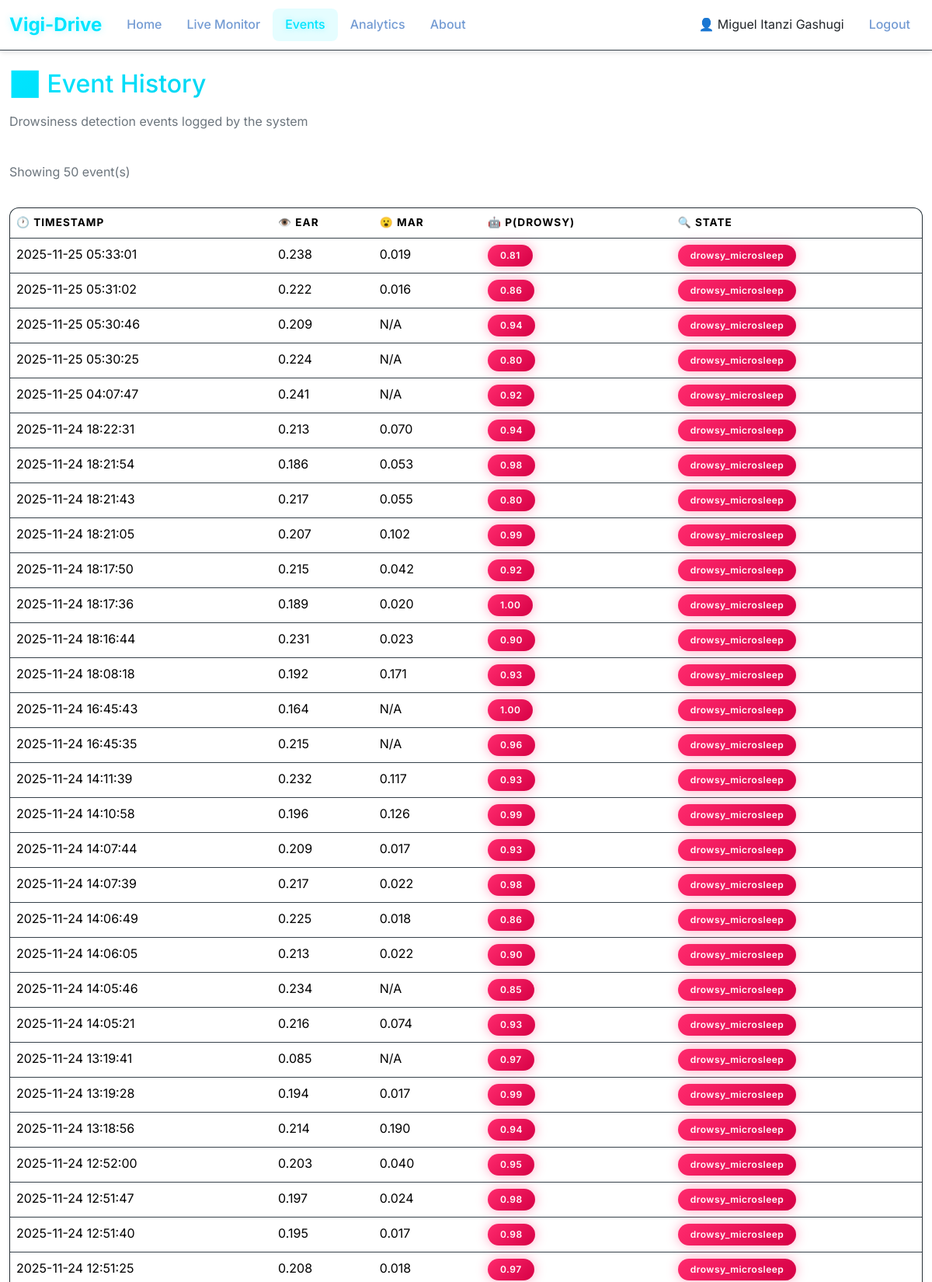
The page /events (signed in, upper part) on the database its author committed.
### src/app.py (models this page shows)
class User(db.Model, UserMixin):
    id = db.Column(db.Integer, primary_key=True)
    google_id = db.Column(db.String(255), unique=True, nullable=False)
    email = db.Column(db.String(255), unique=True, nullable=False)
    name = db.Column(db.String(255))
    avatar = db.Column(db.String(512))
    created_at = db.Column(db.DateTime, default=datetime.utcnow)
    last_login_at = db.Column(db.DateTime)

class DrowsinessEvent(db.Model):
    __tablename__ = 'drowsiness_event'
    id = db.Column(db.Integer, primary_key=True)
    user_id = db.Column(db.Integer, db.ForeignKey("user.id"), nullable=True, index=True)
    timestamp = db.Column(db.DateTime, default=datetime.utcnow, index=True)
    ear = db.Column(db.Float)
    mar = db.Column(db.Float)
    p_drowsy = db.Column(db.Float)
    state = db.Column(db.String(64))
    user = db.relationship("User", backref="events")

### src/app.py (the view)
@app.route("/events")
@login_required
def events():
    page = request.args.get('page', 1, type=int)
    per_page = 50
    events_paginated = (
        DrowsinessEvent.query.filter_by(user_id=current_user.id)
        .order_by(DrowsinessEvent.timestamp.desc())
        .paginate(page=page, per_page=per_page, error_out=False)
    )
    return render_template("events.html", events=events_paginated.items, pagination=events_paginated)

### src/app.py (called while the page is built)
@login_manager.user_loader
def load_user(user_id):
    try:
        return User.query.get(int(user_id))
    except (TypeError, ValueError):
        return None

### src/templates/events.html (shortened to what this page needs)
{% extends 'base.html' %}
{% block content %}
<div class="row mb-4">
  <div class="col-12">
    <h2 class="text-gradient mb-3">📊 Event History</h2>
    <p class="text-secondary">Drowsiness detection events logged by the system</p>
  </div>
</div>
{% if events %}
<div class="row mb-3">
  <div class="col-md-8">
    <p class="text-secondary">Showing {{ events|length }} event(s)</p>
  </div>
</div>
<div class="table-responsive">
  <table class="table table-hover">
    <thead>
      <tr>
        <th>🕐 Timestamp</th>
        <th>👁️ EAR</th>
        <th>😮 MAR</th>
        <th>🤖 p(drowsy)</th>
        <th>🔍 State</th>
      </tr>
    </thead>
    <tbody>
      {% for e in events %}
      <tr>
        <td>{{ e.timestamp.strftime('%Y-%m-%d %H:%M:%S') if e.timestamp else 'N/A' }}</td>
        <td>{{ "%.3f"|format(e.ear) if e.ear else 'N/A' }}</td>
        <td>{{ "%.3f"|format(e.mar) if e.mar else 'N/A' }}</td>
        <td>
          {% if e.p_drowsy %}
          <span
            class="badge {% if e.p_drowsy > 0.7 %}bg-danger{% elif e.p_drowsy > 0.4 %}bg-warning{% else %}bg-success{% endif %}">
            {{ "%.2f"|format(e.p_drowsy) }}
          </span>
          {% else %}
          N/A
          {% endif %}
        </td>
        <td>
          <span class="badge {% if 'drowsy' in e.state.lower() %}bg-danger{% else %}bg-secondary{% endif %}">
            {{ e.state }}
          </span>
        </td>
      </tr>
      {% endfor %}
    </tbody>
  </table>
</div>
{% else %}
<div class="alert alert-info">
  <h5>ℹ️ No events logged yet</h5>
  <p class="mb-0">Events will appear here when drowsiness is detected. Make sure the detector is running and monitoring.
  </p>
</div>
{% endif %}
{% endblock %}

### src/templates/base.html (shortened to what this page needs)
<!doctype html>
<html lang="en">
<head>
  <link href="https://cdn.jsdelivr.net/npm/bootstrap@5.3.3/dist/css/bootstrap.min.css" rel="stylesheet">
  <link rel="stylesheet" href="{{ url_for('static', filename='css/style.css') }}">
</head>
<body>
  <nav class="navbar navbar-expand-lg navbar-dark">
    <div class="container-fluid">
      <a class="navbar-brand" href="{{ url_for('index') }}"> Vigi-Drive</a>
      <div class="collapse navbar-collapse" id="navbarNav">
        <ul class="navbar-nav me-auto mb-2 mb-lg-0">
          <li class="nav-item"><a class="nav-link {% if request.endpoint == 'home' %}active{% endif %}"
              href="{{ url_for('home') }}">Home</a></li>
          <li class="nav-item"><a class="nav-link {% if request.endpoint == 'monitor' %}active{% endif %}"
              href="{{ url_for('monitor') }}">Live Monitor</a></li>
          <li class="nav-item"><a class="nav-link {% if request.endpoint == 'events' %}active{% endif %}"
              href="{{ url_for('events') }}">Events</a></li>
          <li class="nav-item"><a class="nav-link {% if request.endpoint == 'analytics' %}active{% endif %}"
              href="{{ url_for('analytics') }}">Analytics</a></li>
          <li class="nav-item"><a class="nav-link {% if request.endpoint == 'about' %}active{% endif %}"
              href="{{ url_for('about') }}">About</a></li>
        </ul>
        <ul class="navbar-nav ms-auto mb-2 mb-lg-0 align-items-center">
          {% if current_user.is_authenticated %}
          <li class="nav-item">
            <span class="navbar-text me-3 text-dark">👤 {{ current_user.name or current_user.email }}</span>
          </li>
          <li class="nav-item">
            <a class="nav-link" href="{{ url_for('logout') }}">Logout</a>
          </li>
          {% else %}
          <li class="nav-item">
            <a class="nav-link" href="{{ url_for('login') }}">Login </a>
          </li>
          {% endif %}
        </ul>
      </div>
    </div>
  </nav>
  <main class="container mt-4 mb-5">
    {% block content %}{% endblock %}
  </main>
</body>
</html>

### src/static/css/style.css (style rules this page uses)
:root { --primary-color: #00e5ff; --primary-dark: #00b8cc; --primary-light: #80f2ff; --secondary-color: #10b981; --danger-color: #ff2a6d; --warning-color: #ffcc00; --success-color: #00ff9d; --bg-color: #ffffff; --card-bg: #262f36; --card-border: #36414a; --text-main: #1c2329; --text-inverse: #ffffff; --text-secondary: #64748b; --text-secondary-inverse: #739bd3; --navbar-bg: #ffffff; --gradient-primary: linear-gradient(135deg, #00e5ff 0%, #00a8cc 100%); --gradient-success: linear-gradient(135deg, #00ff9d 0%, #00cc7a 100%); --gradient-danger: linear-gradient(135deg, #ff2a6d 0%, #d60045 100%); --gradient-warning: linear-gradient(135deg, #ffcc00 0%, #ff9900 100%); --shadow-sm: 0 1px 2px 0 rgba(0, 0, 0, 0.1); --shadow-md: 0 4px 6px -1px rgba(0, 0, 0, 0.1); --shadow-lg: 0 10px 15px -3px rgba(0, 0, 0, 0.2); --shadow-glow: 0 0 20px rgba(0, 229, 255, 0.4); }
* { margin: 0; padding: 0; box-sizing: border-box; }
body { font-family: 'Inter', -apple-system, BlinkMacSystemFont, 'Segoe UI', Roboto, sans-serif; background: var(--bg-color); color: var(--text-main); line-height: 1.6; min-height: 100vh; }
.navbar { background: var(--navbar-bg) !important; backdrop-filter: blur(10px); border-bottom: 1px solid var(--card-border); box-shadow: var(--shadow-md); }
.navbar-brand { font-weight: 700; font-size: 1.5rem; color: var(--primary-color) !important; text-shadow: 0 0 10px rgba(0, 229, 255, 0.3); transition: transform 0.3s ease; }
.nav-link { color: var(--text-secondary-inverse) !important; transition: all 0.3s ease; position: relative; padding: 0.5rem 1rem !important; border-radius: 8px; font-weight: 500; }
.nav-link:hover, .nav-link.active { color: var(--primary-color) !important; background: rgba(0, 229, 255, 0.1); text-shadow: 0 0 8px rgba(0, 229, 255, 0.4); }
.nav-link::after { content: ''; position: absolute; bottom: 0; left: 50%; transform: translateX(-50%); width: 0; height: 2px; background: var(--primary-color); transition: width 0.3s ease; box-shadow: 0 0 10px var(--primary-color); }
.container { max-width: 1200px; }
.badge { padding: 0.5rem 1rem; border-radius: 20px; font-weight: 600; letter-spacing: 0.5px; animation: pulse-badge 2s ease-in-out infinite; }
.badge.bg-danger { background: var(--gradient-danger) !important; box-shadow: 0 0 15px rgba(255, 42, 109, 0.4); color: white; }
.table { background: var(--card-bg); color: var(--text-inverse); border-radius: 12px; overflow: hidden; box-shadow: var(--shadow-sm); border: 1px solid var(--card-border); }
.table thead { background: rgba(0, 229, 255, 0.1); color: var(--primary-color); font-weight: 600; text-transform: uppercase; font-size: 0.85rem; letter-spacing: 1px; }
.table tbody tr { transition: all 0.3s ease; border-bottom: 1px solid var(--card-border); }
.text-gradient { background: var(--gradient-primary); -webkit-background-clip: text; background-clip: text; -webkit-text-fill-color: transparent; }

### rows shown on the page
User: name "Miguel Itanzi Gashugi"
DrowsinessEvent: timestamp "2025-11-25 05:33:01", ear "0.238", mar "0.019", p_drowsy "0.81", state "drowsy_microsleep"
DrowsinessEvent: timestamp "2025-11-25 05:31:02", ear "0.222", mar "0.016", p_drowsy "0.86", state "drowsy_microsleep"
DrowsinessEvent: timestamp "2025-11-25 05:30:46", ear "0.209", mar "N/A", p_drowsy "0.94", state "drowsy_microsleep"
DrowsinessEvent: timestamp "2025-11-25 05:30:25", ear "0.224", mar "N/A", p_drowsy "0.80", state "drowsy_microsleep"
DrowsinessEvent: timestamp "2025-11-25 04:07:47", ear "0.241", mar "N/A", p_drowsy "0.92", state "drowsy_microsleep"
DrowsinessEvent: timestamp "2025-11-24 18:22:31", ear "0.213", mar "0.070", p_drowsy "0.94", state "drowsy_microsleep"
DrowsinessEvent: timestamp "2025-11-24 18:21:54", ear "0.186", mar "0.053", p_drowsy "0.98", state "drowsy_microsleep"
DrowsinessEvent: timestamp "2025-11-24 18:21:43", ear "0.217", mar "0.055", p_drowsy "0.80", state "drowsy_microsleep"
DrowsinessEvent: timestamp "2025-11-24 18:21:05", ear "0.207", mar "0.102", p_drowsy "0.99", state "drowsy_microsleep"
DrowsinessEvent: timestamp "2025-11-24 18:17:50", ear "0.215", mar "0.042", p_drowsy "0.92", state "drowsy_microsleep"
DrowsinessEvent: timestamp "2025-11-24 18:17:36", ear "0.189", mar "0.020", p_drowsy "1.00", state "drowsy_microsleep"
DrowsinessEvent: timestamp "2025-11-24 18:16:44", ear "0.231", mar "0.023", p_drowsy "0.90", state "drowsy_microsleep"
DrowsinessEvent: timestamp "2025-11-24 18:08:18", ear "0.192", mar "0.171", p_drowsy "0.93", state "drowsy_microsleep"
DrowsinessEvent: timestamp "2025-11-24 16:45:43", ear "0.164", mar "N/A", p_drowsy "1.00", state "drowsy_microsleep"
DrowsinessEvent: timestamp "2025-11-24 16:45:35", ear "0.215", mar "N/A", p_drowsy "0.96", state "drowsy_microsleep"
DrowsinessEvent: timestamp "2025-11-24 14:11:39", ear "0.232", mar "0.117", p_drowsy "0.93", state "drowsy_microsleep"
DrowsinessEvent: timestamp "2025-11-24 14:10:58", ear "0.196", mar "0.126", p_drowsy "0.99", state "drowsy_microsleep"
DrowsinessEvent: timestamp "2025-11-24 14:07:44", ear "0.209", mar "0.017", p_drowsy "0.93", state "drowsy_microsleep"
DrowsinessEvent: timestamp "2025-11-24 14:07:39", ear "0.217", mar "0.022", p_drowsy "0.98", state "drowsy_microsleep"
DrowsinessEvent: timestamp "2025-11-24 14:06:49", ear "0.225", mar "0.018", p_drowsy "0.86", state "drowsy_microsleep"
DrowsinessEvent: timestamp "2025-11-24 14:06:05", ear "0.213", mar "0.022", p_drowsy "0.90", state "drowsy_microsleep"
DrowsinessEvent: timestamp "2025-11-24 14:05:46", ear "0.234", mar "N/A", p_drowsy "0.85", state "drowsy_microsleep"
DrowsinessEvent: timestamp "2025-11-24 14:05:21", ear "0.216", mar "0.074", p_drowsy "0.93", state "drowsy_microsleep"
DrowsinessEvent: timestamp "2025-11-24 13:19:41", ear "0.085", mar "N/A", p_drowsy "0.97", state "drowsy_microsleep"
DrowsinessEvent: timestamp "2025-11-24 13:19:28", ear "0.194", mar "0.017", p_drowsy "0.99", state "drowsy_microsleep"
DrowsinessEvent: timestamp "2025-11-24 13:18:56", ear "0.214", mar "0.190", p_drowsy "0.94", state "drowsy_microsleep"
DrowsinessEvent: timestamp "2025-11-24 12:52:00", ear "0.203", mar "0.040", p_drowsy "0.95", state "drowsy_microsleep"
DrowsinessEvent: timestamp "2025-11-24 12:51:47", ear "0.197", mar "0.024", p_drowsy "0.98", state "drowsy_microsleep"
DrowsinessEvent: timestamp "2025-11-24 12:51:40", ear "0.195", mar "0.017", p_drowsy "0.98", state "drowsy_microsleep"
DrowsinessEvent: timestamp "2025-11-24 12:51:25", ear "0.208", mar "0.018", p_drowsy "0.97", state "drowsy_microsleep"

### other values the page prints
{{ events|length }} "50"
